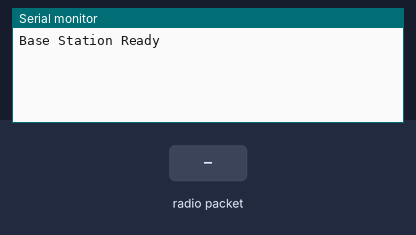
Simulated run of this sketch. Board: Arduino Uno, built with avr-gcc and run on an emulated ATmega328P. Parts: the last lines printed to the serial monitor. The inputs (shaded band) are chosen by the test bench. No radio packets arrive unless stated.

Above: at 1.2 s.
1.3 s: radio packet "1" arrives
At 2.0 s:
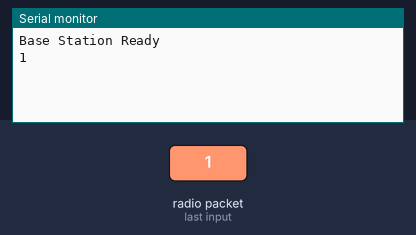
2.8 s: radio packet "0" arrives
At 3.2 s:
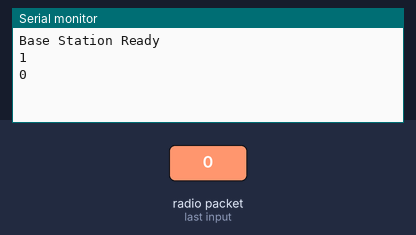
4.3 s: radio packet "2" arrives
At 5.5 s:
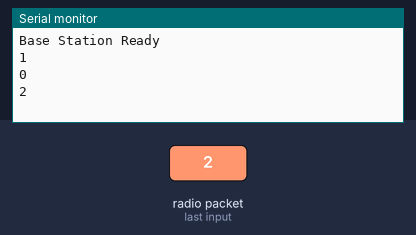

The sketch:

receiver.ino
```cpp
#include <SPI.h>
#include <LoRa.h>

#define SS 5
#define RST 14
#define DIO0 26

void setup()
{
  Serial.begin(115200);

  LoRa.setPins(SS,RST,DIO0);

  while(!LoRa.begin(433E6))
  {
    Serial.println("LoRa Failed");
    delay(500);
  }

  Serial.println("Base Station Ready");
}

void loop()
{
  int packetSize = LoRa.parsePacket();

  if(packetSize)
  {
    String msg="";

    while(LoRa.available())
      msg += (char)LoRa.read();

    Serial.println(msg);
  }
}
```

Measured:
- after the input at 1.3 s, the serial monitor: prints a new line at once (image 1)
- after the input at 2.8 s, the serial monitor: prints a new line at once (image 2)
- after the input at 4.3 s, the serial monitor: prints a new line at once (image 3)
